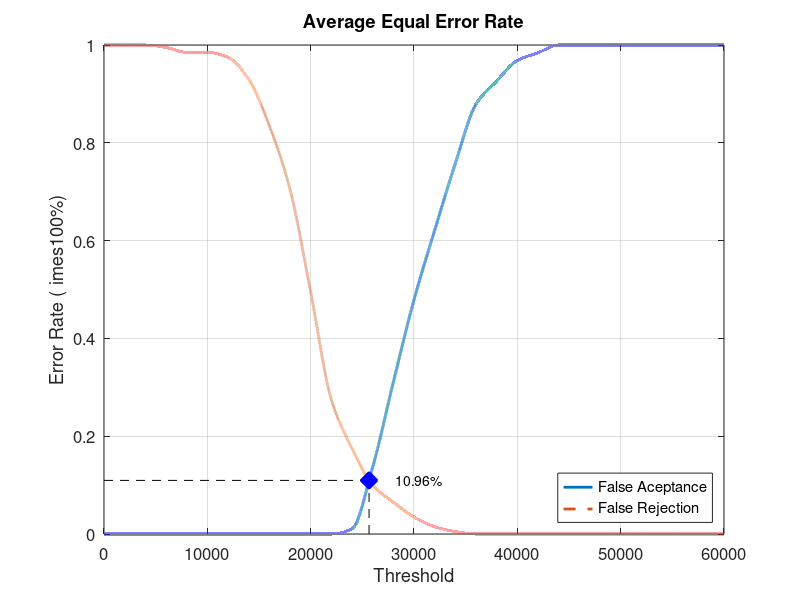
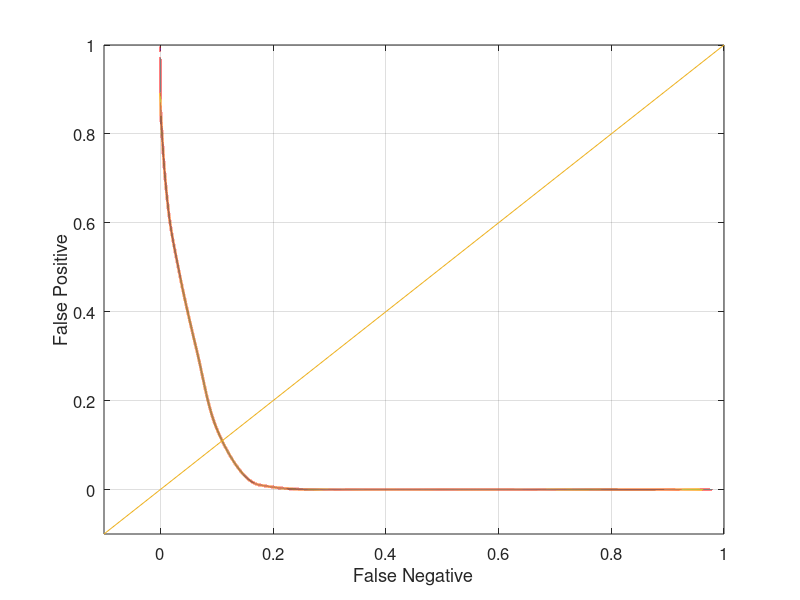

MATLAB code for these plots, in order:
close all;
clear;
clc;
x = 0:2000:60000;
xq = 0:0.5:60000;

y0 = [0 0 0 0 0 0 0 0 0 0 0 0 0.0105263 0.136842 0.310526 0.478947 0.621053 0.757895 0.878947 0.926316 0.968421 0.984211 1 1 1 1 1 1 1 1 1]
yy0 = interp1(x, y0, xq, 'pchip');
y1 = [1 1 1 0.995 0.985 0.985 0.975 0.93 0.835 0.705 0.495 0.275 0.175 0.1 0.065 0.035 0.015 0.005 0 0 0 0 0 0 0 0 0 0 0 0 0]
yy1 = interp1(x, y1, xq, 'pchip');

% Calculating EER: 
y2 = abs(y0 - y1);
find(y2 == min(y2))
yy2 = abs(yy0 - yy1);
xEER = find(yy2 == min(yy2));
xEERIndex = xq(xEER) % X-axis EER
yEER = yy0(xEER) % Y-axis EER

main = figure
plot(xq, yy0,'-','LineWidth', 2);	hold on
plot(xq, yy1,'--','LineWidth', 2);	hold on
plot([xEERIndex xEERIndex], [0 yEER], 'k--');	hold on
plot([0 xEERIndex], [yEER yEER], 'k--');	hold on
plot(xEERIndex, yEER, 'bx', 'LineWidth', 10);	hold on
text(xEERIndex + 10 * xEERIndex / 100, yEER, [num2str(round((10000 * yEER)) / 100) '%'])
legend('False Aceptance', 'False Rejection', 'Location', 'SouthEast')
xlabel('Threshold')
ylabel('Error Rate (	imes100%)')
title('Average Equal Error Rate')
set(gca, 'FontSize', 12)
axis([0 60000 0 1])
grid on

print(main, 'Database1_1Main', '-dpng');
FNRxFPR = figure('Color', [1 1 1]);
plot(yy1, yy0, '-', yy1, yy0, 'LineWidth', 2);
hold on
y = -0.1:0.1:1
plot(y, y); 
set(gca, 'FontSize', 12)
xlabel('False Negative')
ylabel('False Positive')
axis([-0.1 1 -0.1 1])
set(gca, 'FontSize', 12)
grid on

print(FNRxFPR, 'Database1_1FNRxFPR','-dpng');
